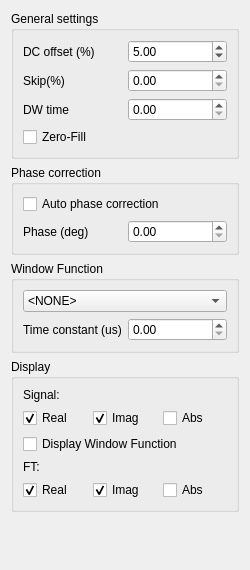
<?xml version="1.0" encoding="UTF-8"?>
<ui version="4.0">
 <class>NMRControlForm</class>
 <widget class="QWidget" name="NMRControlForm">
  <property name="geometry">
   <rect>
    <x>0</x>
    <y>0</y>
    <width>250</width>
    <height>570</height>
   </rect>
  </property>
  <property name="windowTitle">
   <string>Form</string>
  </property>
  <layout class="QVBoxLayout" name="verticalLayout_3">
   <item>
    <widget class="QGroupBox" name="groupBox_2">
     <property name="title">
      <string>General settings</string>
     </property>
     <layout class="QVBoxLayout" name="verticalLayout_5">
      <item>
       <layout class="QHBoxLayout" name="horizontalLayout_5">
        <item>
         <widget class="QLabel" name="label_2">
          <property name="text">
           <string>DC offset (%)</string>
          </property>
         </widget>
        </item>
        <item>
         <widget class="QDoubleSpinBox" name="offsetSpinBox">
          <property name="value">
           <double>5.000000000000000</double>
          </property>
         </widget>
        </item>
       </layout>
      </item>
      <item>
       <layout class="QHBoxLayout" name="horizontalLayout_6">
        <item>
         <widget class="QLabel" name="label_3">
          <property name="text">
           <string>Skip(%)</string>
          </property>
         </widget>
        </item>
        <item>
         <widget class="QDoubleSpinBox" name="skipSpinBox"/>
        </item>
       </layout>
      </item>
      <item>
       <layout class="QHBoxLayout" name="horizontalLayout_7">
        <item>
         <widget class="QLabel" name="label_4">
          <property name="text">
           <string>DW time</string>
          </property>
         </widget>
        </item>
        <item>
         <widget class="QDoubleSpinBox" name="dwtimeSpinBox"/>
        </item>
       </layout>
      </item>
      <item>
       <widget class="QCheckBox" name="zerofillcheckBox">
        <property name="text">
         <string>Zero-Fill</string>
        </property>
       </widget>
      </item>
     </layout>
    </widget>
   </item>
   <item>
    <widget class="QGroupBox" name="groupBox">
     <property name="title">
      <string>Phase correction</string>
     </property>
     <layout class="QVBoxLayout" name="verticalLayout">
      <item>
       <widget class="QCheckBox" name="autophaseCheckBox">
        <property name="text">
         <string>Auto phase correction</string>
        </property>
       </widget>
      </item>
      <item>
       <layout class="QHBoxLayout" name="horizontalLayout">
        <item>
         <widget class="QLabel" name="label">
          <property name="text">
           <string>Phase (deg)</string>
          </property>
         </widget>
        </item>
        <item>
         <widget class="QDoubleSpinBox" name="phaseSpinBox">
          <property name="maximum">
           <double>360.000000000000000</double>
          </property>
         </widget>
        </item>
       </layout>
      </item>
     </layout>
    </widget>
   </item>
   <item>
    <widget class="QGroupBox" name="groupBox_3">
     <property name="title">
      <string>Window Function</string>
     </property>
     <layout class="QVBoxLayout" name="verticalLayout_4">
      <item>
       <widget class="QComboBox" name="windowFunctionBox">
        <item>
         <property name="text">
          <string>&lt;NONE&gt;</string>
         </property>
        </item>
        <item>
         <property name="text">
          <string>Exponential Window</string>
         </property>
        </item>
       </widget>
      </item>
      <item>
       <layout class="QHBoxLayout" name="horizontalLayout_4">
        <item>
         <widget class="QLabel" name="label_5">
          <property name="text">
           <string>Time constant (us)</string>
          </property>
         </widget>
        </item>
        <item>
         <widget class="QDoubleSpinBox" name="windowTimeConstantSpinBox">
          <property name="maximum">
           <double>9999.989999999999782</double>
          </property>
         </widget>
        </item>
       </layout>
      </item>
     </layout>
    </widget>
   </item>
   <item>
    <widget class="QGroupBox" name="groupBox_4">
     <property name="title">
      <string>Display</string>
     </property>
     <layout class="QVBoxLayout" name="verticalLayout_2">
      <item>
       <widget class="QLabel" name="label_6">
        <property name="text">
         <string>Signal:</string>
        </property>
       </widget>
      </item>
      <item>
       <layout class="QHBoxLayout" name="horizontalLayout_2">
        <item>
         <widget class="QCheckBox" name="realcheckBox">
          <property name="text">
           <string>Real</string>
          </property>
          <property name="checked">
           <bool>true</bool>
          </property>
         </widget>
        </item>
        <item>
         <widget class="QCheckBox" name="imagcheckBox">
          <property name="text">
           <string>Imag</string>
          </property>
          <property name="checked">
           <bool>true</bool>
          </property>
         </widget>
        </item>
        <item>
         <widget class="QCheckBox" name="abscheckBox">
          <property name="text">
           <string>Abs</string>
          </property>
         </widget>
        </item>
       </layout>
      </item>
      <item>
       <widget class="QCheckBox" name="showWindowBox">
        <property name="text">
         <string>Display Window Function</string>
        </property>
       </widget>
      </item>
      <item>
       <widget class="QLabel" name="label_7">
        <property name="text">
         <string>FT:</string>
        </property>
       </widget>
      </item>
      <item>
       <layout class="QHBoxLayout" name="horizontalLayout_3">
        <item>
         <widget class="QCheckBox" name="realFTcheckBox">
          <property name="text">
           <string>Real</string>
          </property>
          <property name="checked">
           <bool>true</bool>
          </property>
         </widget>
        </item>
        <item>
         <widget class="QCheckBox" name="imagFTcheckBox">
          <property name="text">
           <string>Imag</string>
          </property>
          <property name="checked">
           <bool>true</bool>
          </property>
         </widget>
        </item>
        <item>
         <widget class="QCheckBox" name="absFTcheckBox">
          <property name="text">
           <string>Abs</string>
          </property>
         </widget>
        </item>
       </layout>
      </item>
     </layout>
    </widget>
   </item>
   <item>
    <spacer name="verticalSpacer">
     <property name="orientation">
      <enum>Qt::Vertical</enum>
     </property>
     <property name="sizeHint" stdset="0">
      <size>
       <width>20</width>
       <height>0</height>
      </size>
     </property>
    </spacer>
   </item>
  </layout>
 </widget>
 <resources/>
 <connections/>
</ui>
